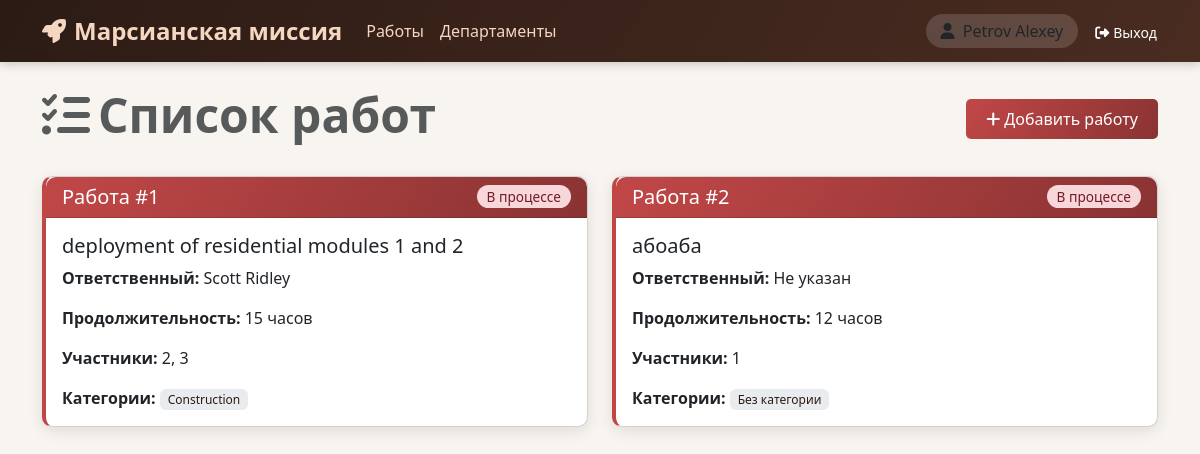
Screenshot of / (signed in) with the database file from the repository.
### data/models.py (models this page shows, shortened)
class User(SqlAlchemyBase, UserMixin):
    __tablename__ = 'users'
    id = Column(Integer, primary_key=True, autoincrement=True)
    surname = Column(String, nullable=False)
    name = Column(String, nullable=False)
    age = Column(Integer)
    position = Column(String)
    speciality = Column(String)
    address = Column(String)
    email = Column(String, unique=True, nullable=False)
    hashed_password = Column(String, nullable=False)
    modified_date = Column(DateTime, default=datetime.utcnow)
    jobs = relationship("Jobs", back_populates="team_leader_user")
    departments = relationship("Department", back_populates="chief_user")

class Jobs(SqlAlchemyBase):
    __tablename__ = 'jobs'
    id = Column(Integer, primary_key=True, autoincrement=True)
    team_leader = Column(Integer, ForeignKey('users.id'), nullable=False)
    job = Column(String, nullable=False)
    work_size = Column(Integer, nullable=False)
    collaborators = Column(String)
    start_date = Column(DateTime, default=datetime.utcnow)
    end_date = Column(DateTime)
    is_finished = Column(Boolean, default=False)
    team_leader_user = relationship("User", back_populates="jobs")
    categories = relationship(
        "Category",
        secondary=jobs_to_categories,
        back_populates="jobs"
    )

### app.py (the view)
@app.route("/")
def index():
    db_sess = db_session.create_session()
    jobs = db_sess.query(Jobs).all()
    for job in jobs:
        job.team_leader_obj = db_sess.get(User, job.team_leader)
        job.categories_list = ", ".join([category.name for category in job.categories]) if job.categories else "Без категории"
    return render_template("index.html", jobs=jobs, current_user=current_user)

### app.py (called while the page is built)
@login_manager.user_loader
def load_user(user_id):
    db_sess = db_session.create_session()
    return db_sess.get(User, user_id)  # Используем современный метод Session.get()

### data/db_session.py (called while the page is built)
def create_session() -> Session:
    global __factory
    return __factory()

### templates/index.html (shortened to what this page needs)
{% extends "base.html" %}
{% block content %}
    <div class="d-flex justify-content-between align-items-center mb-4">
        <h1 class="display-5 fw-bold text-muted">
            <i class="fas fa-tasks me-2"></i>Список работ
        </h1>
        {% if current_user.is_authenticated %}
        <a href="{{ url_for('create_job') }}" class="btn btn-mars">
            <i class="fas fa-plus me-1"></i>Добавить работу
        </a>
        {% endif %}
    </div>
    {% if jobs %}
        <div class="row">
            {% for job in jobs %}
                <div class="col-md-6 mb-4">
                    <div class="card job-card">
                        <div class="card-header d-flex justify-content-between align-items-center">
                            <h5 class="mb-0">Работа #{{ job.id }}</h5>
                            <span class="badge status-badge
                                {% if job.is_finished %}status-finished{% else %}status-not-finished{% endif %}">
                                {% if job.is_finished %}Завершена{% else %}В процессе{% endif %}
                            </span>
                        </div>
                        <div class="card-body">
                            <h5 class="card-title">{{ job.job }}</h5>
                            <p class="card-text">
                                <strong>Ответственный:</strong>
                                {% if job.team_leader_obj %}
                                    {{ job.team_leader_obj.surname }} {{ job.team_leader_obj.name }}
                                {% else %}
                                    Не указан
                                {% endif %}
                            </p>
                            <p class="card-text">
                                <strong>Продолжительность:</strong> {{ job.work_size }} часов
                            </p>
                            <p class="card-text">
                                <strong>Участники:</strong> {{ job.collaborators or "Не указаны" }}
                            </p>
                            <p class="card-text">
                                <strong>Категории:</strong>
                                <span class="badge category-badge">
                                    {{ job.categories_list }}
                                </span>
                            </p>
                        </div>
                    </div>
                </div>
            {% endfor %}
        </div>
    {% else %}
        <div class="alert alert-info">
            <i class="fas fa-info-circle me-2"></i>Пока нет никаких работ. Будьте первым, кто добавит работу!
        </div>
    {% endif %}
{% endblock %}

### templates/base.html (shortened to what this page needs)
<!DOCTYPE html>
<html lang="ru">
<head>
    <link href="https://cdn.jsdelivr.net/npm/bootstrap@5.3.0/dist/css/bootstrap.min.css" rel="stylesheet">
</head>
<body>
    <nav class="navbar navbar-expand-lg navbar-dark">
        <div class="container">
            <a class="navbar-brand" href="{{ url_for('index') }}">
                <i class="fas fa-rocket me-2"></i>Марсианская миссия
            </a>
            <div class="collapse navbar-collapse" id="navbarNav">
                <ul class="navbar-nav me-auto mb-2 mb-lg-0">
                    <li class="nav-item">
                        <a class="nav-link" href="{{ url_for('index') }}">Работы</a>
                    </li>
                    <li class="nav-item">
                        <a class="nav-link" href="{{ url_for('departments') }}">Департаменты</a>
                    </li>
                </ul>
                <div class="d-flex align-items-center">
                    {% if current_user.is_authenticated %}
                        <div class="user-info">
                            <i class="fas fa-user me-1"></i> {{ current_user.surname }} {{ current_user.name }}
                        </div>
                        <form action="{{ url_for('logout') }}" method="post" class="ms-3">
                            <button type="submit" class="btn btn-sm logout-btn">
                                <i class="fas fa-sign-out-alt me-1"></i>Выход
                            </button>
                        </form>
                    {% else %}
                        <a href="{{ url_for('login') }}" class="btn btn-outline-light me-2">Войти</a>
                        <a href="{{ url_for('register') }}" class="btn btn-light">Регистрация</a>
                    {% endif %}
                </div>
            </div>
        </div>
    </nav>
    <main class="container my-4">
        {% block content %}{% endblock %}
    </main>
</body>
</html>

### templates/base.html (style rules this page uses)
:root { --mars-red: #c14747; --mars-dark: #2c1b15; --mars-light: #f5d7c1; }
body { background-color: #f8f5f0; font-family: 'Segoe UI', Tahoma, Geneva, Verdana, sans-serif; }
.navbar { background: linear-gradient(120deg, var(--mars-dark), #4a2c21); box-shadow: 0 2px 10px rgba(0,0,0,0.2); }
.navbar-brand { font-weight: 700; font-size: 1.5rem; color: var(--mars-light) !important; }
.nav-link { color: var(--mars-light) !important; font-weight: 500; transition: all 0.3s; }
.user-info { background-color: rgba(255,255,255,0.15); border-radius: 20px; padding: 5px 15px; margin-left: 15px; }
.logout-btn { color: #fff !important; padding: 0; font-weight: 500; }
.card { border-radius: 10px; box-shadow: 0 4px 15px rgba(0,0,0,0.1); margin-bottom: 20px; transition: transform 0.3s; }
.card-header { background: linear-gradient(120deg, var(--mars-red), #8a3333); color: white; font-weight: 600; border-radius: 10px 10px 0 0 !important; }
.job-card { border-left: 4px solid var(--mars-red); }
.category-badge { background-color: #e9ecef; color: var(--mars-dark); font-weight: 500; }
.status-badge { padding: 5px 10px; border-radius: 15px; font-size: 0.85rem; font-weight: 500; }
.status-not-finished { background-color: #f8d7da; color: #721c24; }
.btn-mars { background: linear-gradient(120deg, var(--mars-red), #8a3333); border: none; border-radius: 5px; padding: 8px 20px; color: white; font-weight: 500; transition: all 0.3s; }

### rows the page displays
User: surname "Petrov", name "Alexey"
Jobs: id "1", is_finished "В процессе", job "deployment of residential modules 1 and 2", team_leader_obj.surname "Scott", team_leader_obj.name "Ridley", work_size "15", collaborators "2, 3", categories_list "Construction"
Jobs: id "2", is_finished "В процессе", job "абоаба", shows "Не указан", work_size "12", collaborators "1", categories_list "Без категории"
